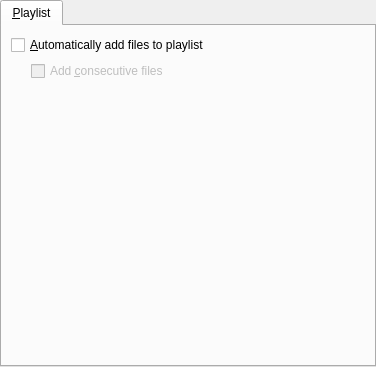
<ui version="4.0" >
 <class>PrefPlaylist</class>
 <widget class="QWidget" name="PrefPlaylist" >
  <property name="geometry" >
   <rect>
    <x>0</x>
    <y>0</y>
    <width>376</width>
    <height>367</height>
   </rect>
  </property>
  <layout class="QVBoxLayout" >
   <property name="leftMargin" >
    <number>0</number>
   </property>
   <property name="topMargin" >
    <number>0</number>
   </property>
   <property name="rightMargin" >
    <number>0</number>
   </property>
   <property name="bottomMargin" >
    <number>0</number>
   </property>
   <item>
    <widget class="QTabWidget" name="playlist_tab" >
     <property name="currentIndex" >
      <number>0</number>
     </property>
     <widget class="QWidget" name="tab" >
      <attribute name="title" >
       <string>&amp;Playlist</string>
      </attribute>
      <layout class="QVBoxLayout" >
       <item>
        <widget class="QCheckBox" name="auto_add_to_playlist_check" >
         <property name="text" >
          <string>&amp;Automatically add files to playlist</string>
         </property>
        </widget>
       </item>
       <item>
        <layout class="QHBoxLayout" >
         <item>
          <spacer>
           <property name="orientation" >
            <enum>Qt::Horizontal</enum>
           </property>
           <property name="sizeType" >
            <enum>QSizePolicy::Fixed</enum>
           </property>
           <property name="sizeHint" >
            <size>
             <width>20</width>
             <height>20</height>
            </size>
           </property>
          </spacer>
         </item>
         <item>
          <widget class="QCheckBox" name="add_consecutive_files_check" >
           <property name="enabled" >
            <bool>false</bool>
           </property>
           <property name="sizePolicy" >
            <sizepolicy vsizetype="Fixed" hsizetype="MinimumExpanding" >
             <horstretch>0</horstretch>
             <verstretch>0</verstretch>
            </sizepolicy>
           </property>
           <property name="text" >
            <string>Add &amp;consecutive files</string>
           </property>
          </widget>
         </item>
        </layout>
       </item>
       <item>
        <spacer>
         <property name="orientation" >
          <enum>Qt::Vertical</enum>
         </property>
         <property name="sizeHint" >
          <size>
           <width>20</width>
           <height>40</height>
          </size>
         </property>
        </spacer>
       </item>
      </layout>
     </widget>
    </widget>
   </item>
  </layout>
 </widget>
 <resources/>
 <connections>
  <connection>
   <sender>auto_add_to_playlist_check</sender>
   <signal>toggled(bool)</signal>
   <receiver>add_consecutive_files_check</receiver>
   <slot>setEnabled(bool)</slot>
   <hints>
    <hint type="sourcelabel" >
     <x>224</x>
     <y>56</y>
    </hint>
    <hint type="destinationlabel" >
     <x>237</x>
     <y>87</y>
    </hint>
   </hints>
  </connection>
 </connections>
</ui>
